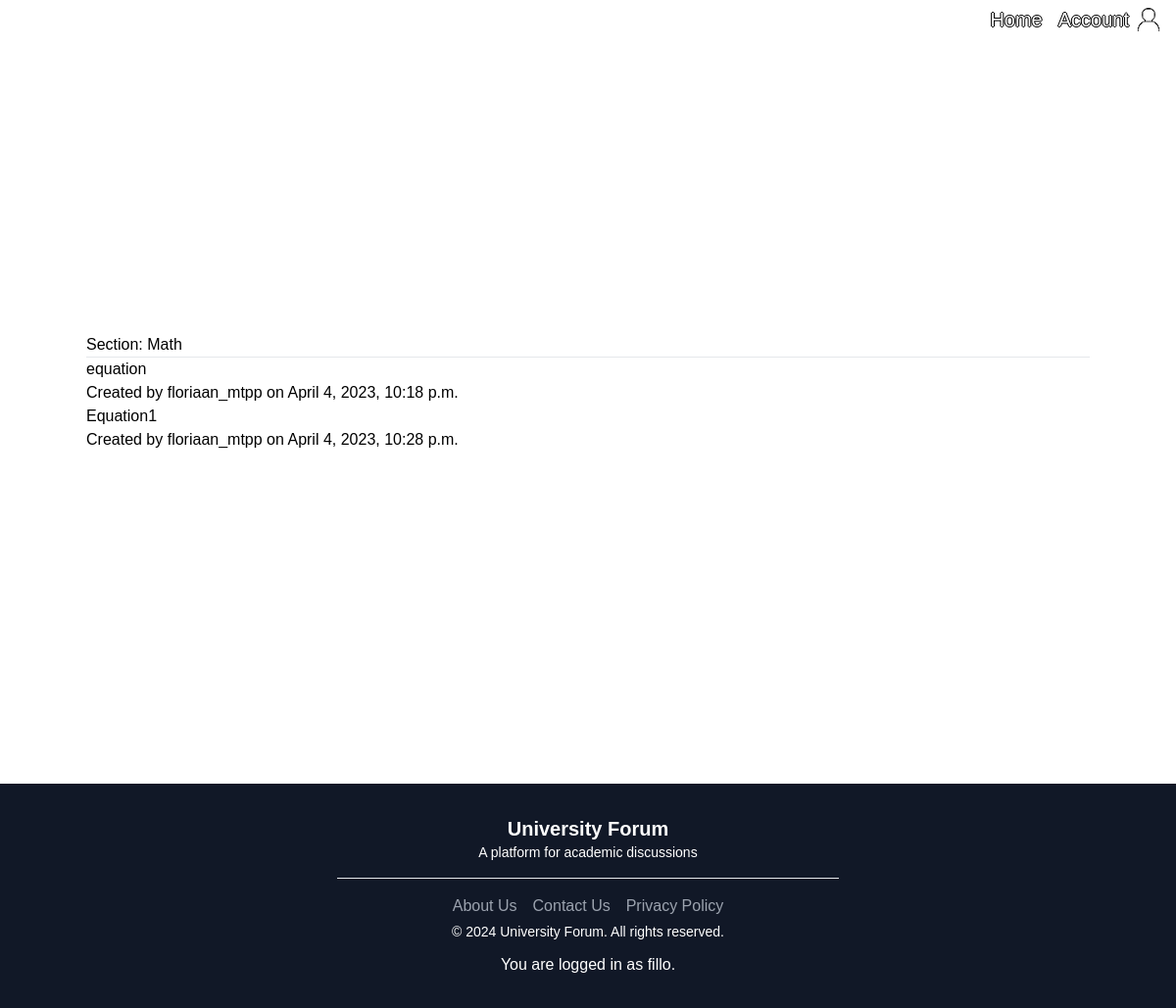
The app's page /section/MATH/ (signed in) with its own data.
### forum/models.py (models this page shows, shortened)
class Topic(models.Model):
    IT= 'IT section'
    MATH = 'MATH section'
    PHYS = 'PHYS section'
    MEDICINE = 'Medicine section'
    SOCIOLOGY = 'Sociology section'
    DIVER = 'miscellaneous Topics'
    SECTION_CHOICES = [
        (IT, 'IT section'),
        (MATH, 'MATH section'),
        (PHYS, 'PHYS section'),
        (MEDICINE, 'Medicine section'),
        (SOCIOLOGY, 'Sociology section'),
        (DIVER, 'miscellaneous Topics'),
    ]
    section = models.CharField(max_length=30, choices=SECTION_CHOICES, verbose_name='Section', default='None')
    title = models.CharField(max_length=255)
    description = models.TextField()
    created_at = models.DateTimeField(auto_now_add=True)
    author = models.ForeignKey(settings.AUTH_USER_MODEL, on_delete=models.CASCADE)
    slug = models.SlugField(max_length=255, unique=True)

### authentication/models.py (models this page shows)
class User(AbstractUser):
    PROFESSOR = 'professor'
    STUDENT = 'student'
    IT = 'IT license'
    MATH = 'MATH license'
    PHYS = 'PHYS license'
    Medecine = 'Medecine'
    Sociology = 'Sociology license'
    ROLE_CHOICES = [
        (PROFESSOR, 'Professor'),
        (STUDENT, 'Student'),
    ]
    STUDIES_CHOICES = [
        (IT, 'IT license'),
        (MATH, 'MATH license'),
        (PHYS, 'PHYS license'),
        (Medecine, 'Medecine'),
        (Sociology, 'Sociology license'),
    ]
    profile_picture = models.ImageField(verbose_name='profile_picture', blank=True, null=True)
    role = models.CharField(max_length=30, choices=ROLE_CHOICES, verbose_name='Rôle')
    studies = models.CharField(max_length=30, choices=STUDIES_CHOICES, verbose_name='Studies', default='')

### forum/views.py (the view)
# urls.py: path('section/MATH/', forum.views.MATH, name='MATH-section'),
@login_required
def MATH(request):
    topics = Topic.objects.filter(section='MATH section')
    return render(request, 'forum/MATH-section.html', {'topics': topics, 'section': 'Math'})

### forum/templates/forum/MATH-section.html (shortened to what this page needs)
{% extends "base.html" %}
{% load static %}
{% load tailwind_tags %}
{% block content %}
<main class="container mx-auto flex align-center flex-col h-full justify-center">
    <div class="div-MATH-section">
        <h2>Section: {{ section }}</h2>
        <hr>
        {% if topics %}
        <ul>
            {% for topic in topics %}
            <li>
                <a href="{% url 'topic-detail' slug=topic.slug %}">{{ topic.title }}</a>
                <br>
                <p>Created by {{ topic.author.username }} on {{ topic.created_at }}</p>
            </li>
            {% endfor %}
        </ul>
        {% else %}
        <p>No topics found.</p>
        {% endif %}
    </div>
</main>
{% endblock %}

### templates/base.html (shortened to what this page needs)
{% load static %}
{% load tailwind_tags %}
<html>
<head>
    <link rel="stylesheet" type="text/css" href="{% static 'css/style.css' %}?{% now 'U' %}">
    {% tailwind_css %}
</head>
<body>
    <nav class="navbar bg-transparent flex flex-row items-center absolute w-full z-10">
        <div class="nav-logo flex-grow">
            <a href="#" target="_blank"><box-icon name='chat' class="h-10 w-10"></box-icon></a>
        </div>
        <div class="nav-ul-right flex flex-row w-50 mr-4">
            <ul class="h-ful">
                <li>
                    <a href="{% url 'home' %}"
                        class="text-white hover:text-gray-900 mr-4 text-xl text-shadow-black">Home</a>
                </li>
            </ul>
            <ul class="account h-full">
                <li class="account">
                    <a href="{% url 'account' %}"
                        class="flex items-center text-white text-xl hover:text-gray-30 text-shadow-black hover:text-gray-900">
                        Account
                        <img src="{% static 'assets/account_icon.png' %}?{% now 'U' %}" alt="account-icon"
                            class="h-6 w-6 ml-2">
                    </a>
                </li>
            </ul>
        </div>
    </nav>
    <main>
        <div class="content-div">
            {% block content %}{% endblock content %}
        </div>
    </main>
    <footer class="bg-gray-900 text-white py-8">
        <div class="container mx-auto flex flex-col items-center justify-center">
            <div class="flex flex-col md:flex-row items-center justify-between mb-4">
                <div class="mb-4 md:mb-0">
                    <h3 class="text-xl font-semibold text-center">University Forum</h3>
                    <p class="text-sm">A platform for academic discussions</p>
                </div>
            </div>
            <hr class="bg-white w-1/2 mb-4">
            <div class="flex items-center">
                <a href="#" class="text-gray-400 hover:text-gray-200 mr-4">
                    About Us
                </a>
                <a href="#" class="text-gray-400 hover:text-gray-200 mr-4">
                    Contact Us
                </a>
                <a href="#" class="text-gray-400 hover:text-gray-200">
                    Privacy Policy
                </a>
            </div>
            <div>
                <p class="text-sm m-1">&copy; 2024 University Forum. All rights reserved.</p>
                <p class="text-center mt-3">You are logged in as {{ user }}.</p>
            </div>
        </div>
    </footer>
</body>
</html>

### static/css/style.css (style rules this page uses)
:root { --primary-color: #403e3f; --secondary-color: #0b7a1a; --text-color: whitesmoke; }
* { font-family: Arial, Helvetica, sans-serif; }
body { margin: 0; padding: 0; background-size: cover; }
.text-shadow-black { text-shadow: -1px 0 black, 0 1px black, 1px 0 black, 0 -1px black; }

### records on screen
Topic: title "equation", author.username "floriaan_mtpp", created_at "April 4, 2023, 10:18 p.m."
Topic: title "Equation1", author.username "floriaan_mtpp", created_at "April 4, 2023, 10:28 p.m."
User: username "fillo"

### other values on screen
{{ section }} "Math"
